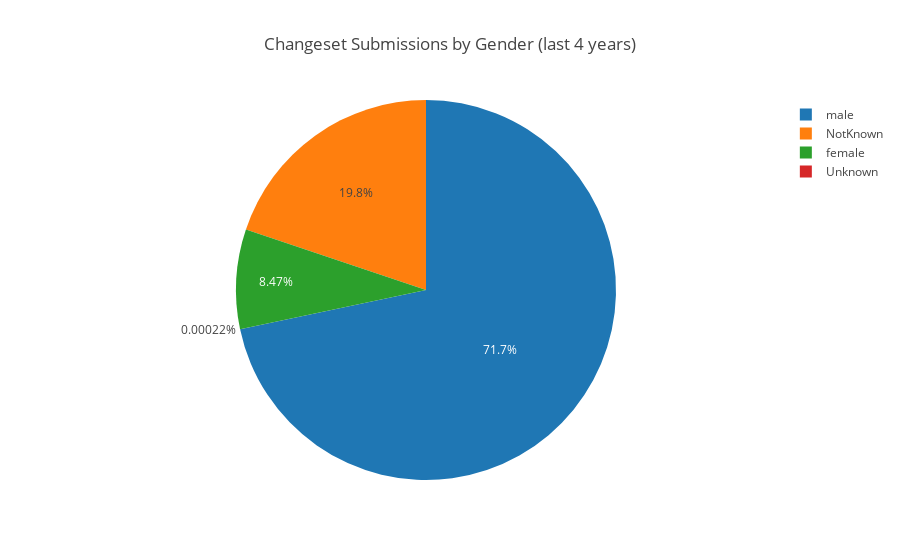

The notebook cell saved with this chart:
### Code cell
draw_piechart(pie_chart_labels, pie_chart_values, 'Changeset Submissions by Gender (last 4 years)')

### Figure 1 — Plotly figure (JSON) as saved in the notebook; plotly's stock layout.template omitted (floating-point values rounded to 4 significant figures)
{"data": [{"labels": ["male", "NotKnown", "female", "Unknown"], "type": "pie", "values": [326435, 90300, 38565, 1]}], "layout": {"title": "Changeset Submissions by Gender (last 4 years)"}}
